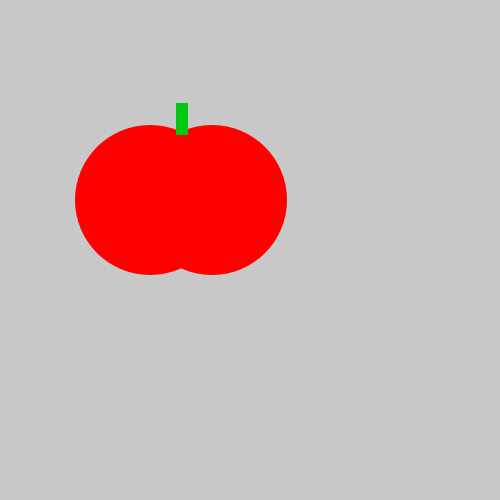
Frame 1 (no input)
Frame 60 (the mouse pressed at the canvas centre just before this capture): identical to frame 1, image omitted
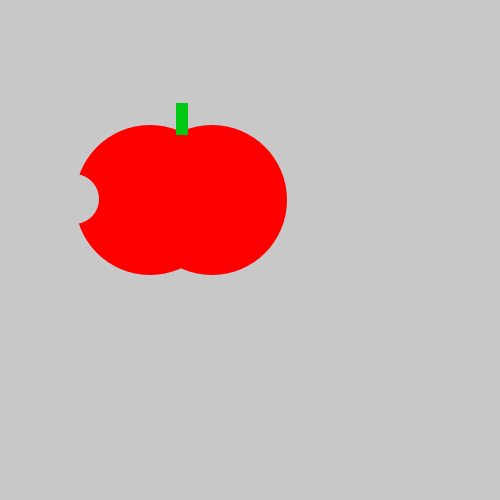
Frame 120 (the mouse held since frame 60 and released just before this capture)

The Processing sketch that drew these frames (run headless with seeded random() and noise(); from frame 60 on, the mouse is pressed at the canvas centre):

// Processing sketch: tasty_tomato
// ── tasty_tomato.pde
void setup() {
    size(500, 500);
}
void draw() {
    background(200, 200, 200);
    noStroke();
    fill(#FF0000);
    ellipse(150, 200, 150, 150);
    ellipse(212, 200, 150, 150);
    fill(#00C915);
    rect(176, 103, 12, 32);
    if (mousePressed){
      fill(200, 200, 200);
      ellipse(74, 199, 50, 50);
    }
}
